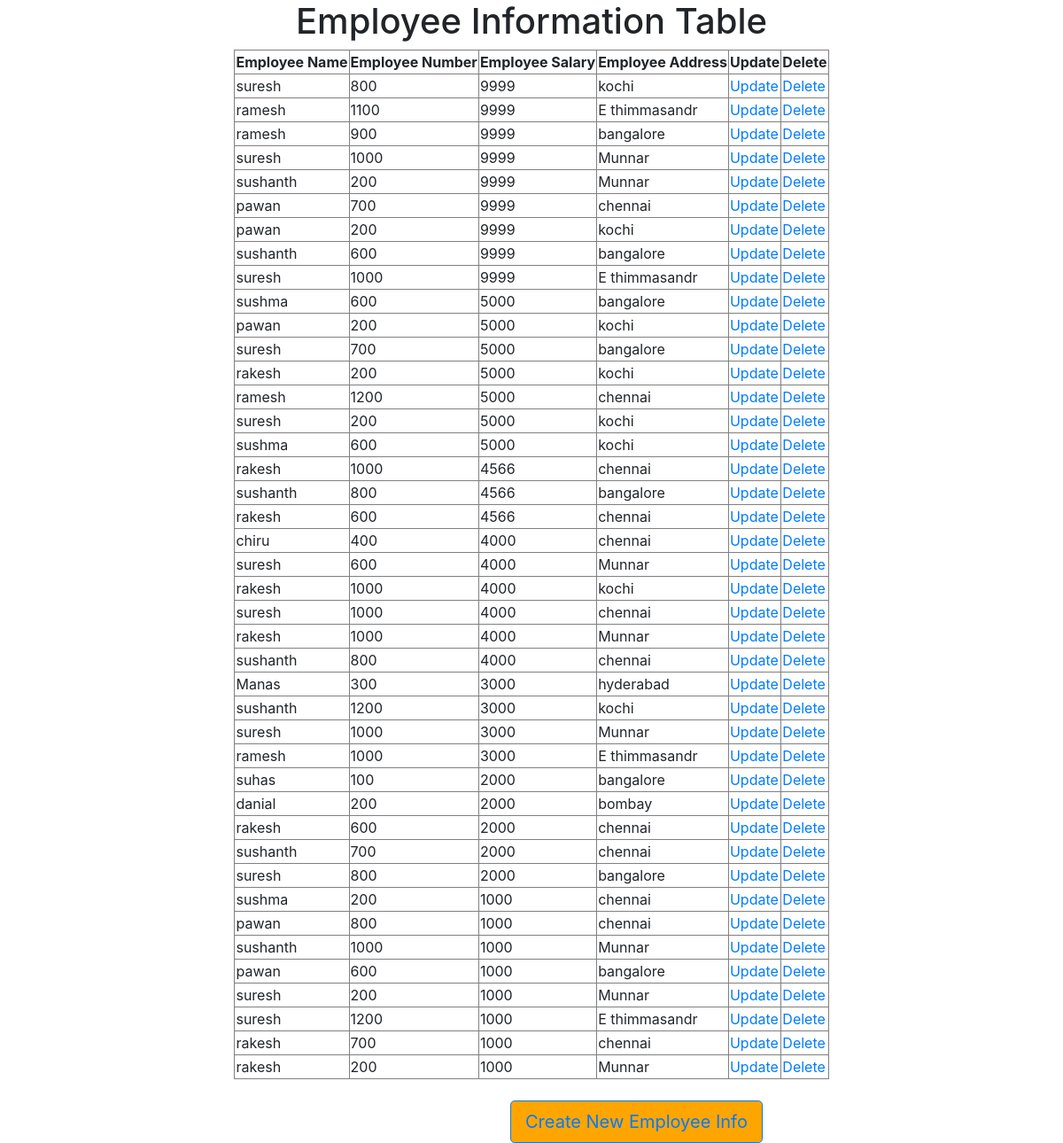
The page / on the database its author committed.
### testapp/models.py (models this page shows)
class Employee(models.Model):
    ename=models.CharField(max_length=300)
    eno=models.IntegerField()
    esal=models.IntegerField()
    eaddr=models.CharField(max_length=300)

### testapp/views.py (the view)
# urls.py: path('', views.employeelist_view),
def employeelist_view(request):
    employee=Employee.objects.all().order_by('-esal')[1:]
    return render(request,'testapp/employeelist.html',{'employee':employee})

### templates/testapp/employeelist.html (shortened to what this page needs)
<!DOCTYPE html>
{%extends 'testapp/base.html'%}
{%load static%}
{%block body_block%}
<div class="">
  <h1 align='center'>Employee Information Table</h1>
  <table border="1" align='center'>
    <thead>
      <th>Employee Name</th>
      <th>Employee Number</th>
      <th>Employee Salary</th>
      <th>Employee Address</th>
      <th>Update</th>
      <th>Delete</th>
    </thead>
    {%for employees in employee%}
    <tr>
      <td>{{employees.ename}}</td>
      <td>{{employees.eno}}</td>
      <td>{{employees.esal}}</td>
      <td>{{employees.eaddr}}</td>
      <td><a href="/update/{{employees.id}}">Update</a></td>
      <td><a href="/delete/{{employees.id}}">Delete</a></td>
    </tr>
    {%endfor%}
  </table>
  <br>
   <button type="button" name="button"class="btn btn-lg btn-primary" id="homebutton"><a href="/create">Create New Employee Info</a></button>
</div>
{%endblock%}

### templates/testapp/base.html (shortened to what this page needs)
<!DOCTYPE html>
{%load static%}
<html lang="en" dir="ltr">
  <head>
  </head>
  <link rel="stylesheet" href="https://cdn.jsdelivr.net/npm/bootstrap@4.5.3/dist/css/bootstrap.min.css">
<link rel="stylesheet" href="https://cdn.jsdelivr.net/npm/bootstrap@4.5.3/dist/css/bootstrap.min.css">
<link rel="stylesheet" href="{%static "css/employeestyles.css"%}">
  <body>
    {%block body_block%}
    {%endblock%}
  </body>
</html>

### static/css/employeestyles.css (style rules this page uses)
#homebutton { background-color: orange; align=center; }
body { background-image: url(https://images.unsplash.com/photo-1546514355-7fdc90ccbd03?ixlib=rb-1.2.1&ixid=MnwxMjA3fDB8MHxwaG90by1wYWdlfHx8fGVufDB8fHx8&auto=format&fit=crop&w=387&q=80); background-repeat: no-repeat; background-position: center; background-size: cover; }

### rows shown on the page
Employee: ename "suresh", eno "800", esal "9999", eaddr "kochi"
Employee: ename "ramesh", eno "1100", esal "9999", eaddr "E thimmasandr"
Employee: ename "ramesh", eno "900", esal "9999", eaddr "bangalore"
Employee: ename "suresh", eno "1000", esal "9999", eaddr "Munnar"
Employee: ename "sushanth", eno "200", esal "9999", eaddr "Munnar"
Employee: ename "pawan", eno "700", esal "9999", eaddr "chennai"
Employee: ename "pawan", eno "200", esal "9999", eaddr "kochi"
Employee: ename "sushanth", eno "600", esal "9999", eaddr "bangalore"
Employee: ename "suresh", eno "1000", esal "9999", eaddr "E thimmasandr"
Employee: ename "sushma", eno "600", esal "5000", eaddr "bangalore"
Employee: ename "pawan", eno "200", esal "5000", eaddr "kochi"
Employee: ename "suresh", eno "700", esal "5000", eaddr "bangalore"
Employee: ename "rakesh", eno "200", esal "5000", eaddr "kochi"
Employee: ename "ramesh", eno "1200", esal "5000", eaddr "chennai"
Employee: ename "suresh", eno "200", esal "5000", eaddr "kochi"
Employee: ename "sushma", eno "600", esal "5000", eaddr "kochi"
Employee: ename "rakesh", eno "1000", esal "4566", eaddr "chennai"
Employee: ename "sushanth", eno "800", esal "4566", eaddr "bangalore"
Employee: ename "rakesh", eno "600", esal "4566", eaddr "chennai"
Employee: ename "chiru", eno "400", esal "4000", eaddr "chennai"
Employee: ename "suresh", eno "600", esal "4000", eaddr "Munnar"
Employee: ename "rakesh", eno "1000", esal "4000", eaddr "kochi"
Employee: ename "suresh", eno "1000", esal "4000", eaddr "chennai"
Employee: ename "rakesh", eno "1000", esal "4000", eaddr "Munnar"
Employee: ename "sushanth", eno "800", esal "4000", eaddr "chennai"
Employee: ename "Manas", eno "300", esal "3000", eaddr "hyderabad"
Employee: ename "sushanth", eno "1200", esal "3000", eaddr "kochi"
Employee: ename "suresh", eno "1000", esal "3000", eaddr "Munnar"
Employee: ename "ramesh", eno "1000", esal "3000", eaddr "E thimmasandr"
Employee: ename "suhas", eno "100", esal "2000", eaddr "bangalore"
Employee: ename "danial", eno "200", esal "2000", eaddr "bombay"
Employee: ename "rakesh", eno "600", esal "2000", eaddr "chennai"
Employee: ename "sushanth", eno "700", esal "2000", eaddr "chennai"
Employee: ename "suresh", eno "800", esal "2000", eaddr "bangalore"
Employee: ename "sushma", eno "200", esal "1000", eaddr "chennai"
Employee: ename "pawan", eno "800", esal "1000", eaddr "chennai"
Employee: ename "sushanth", eno "1000", esal "1000", eaddr "Munnar"
Employee: ename "pawan", eno "600", esal "1000", eaddr "bangalore"
Employee: ename "suresh", eno "200", esal "1000", eaddr "Munnar"
Employee: ename "suresh", eno "1200", esal "1000", eaddr "E thimmasandr"
Employee: ename "rakesh", eno "700", esal "1000", eaddr "chennai"
Employee: ename "rakesh", eno "200", esal "1000", eaddr "Munnar"
